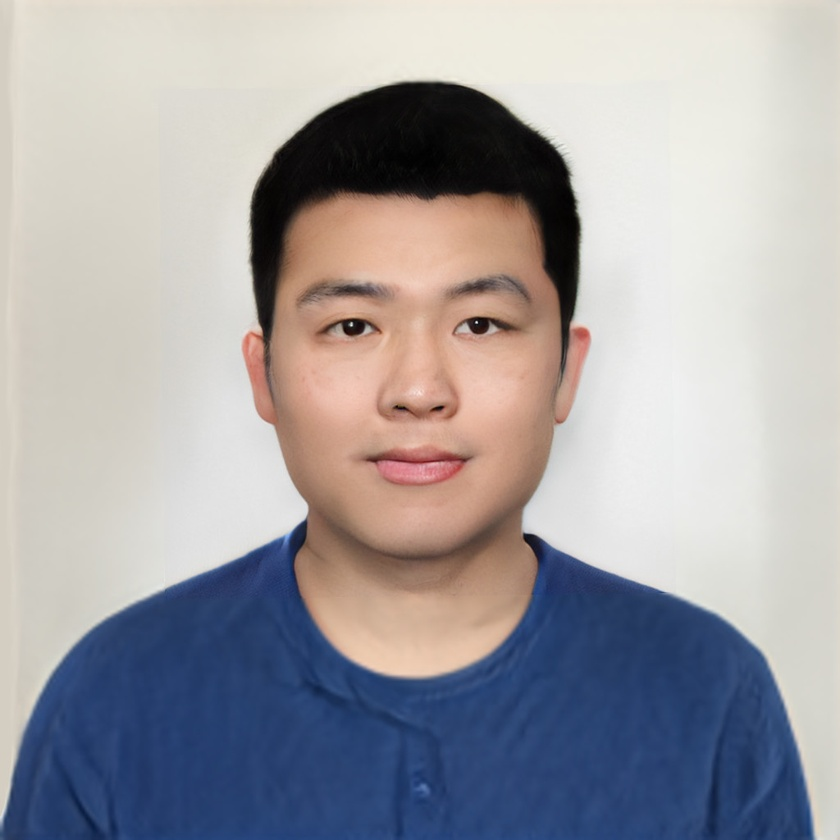
#> input picture assets/photo.jpg, 840 x 840 px, shrunk from 1024 x 1024 before the run, found by its file name
$ jupyter execute imageavrgmedian.ipynb
#> lines starting #> are read from the running program, lines starting #| are printed output that depends on the picture
[cell 1]
#Take a grayscale image and add salt and pepper noise. Write programs for following operations and observe their outputs
import cv2
import numpy as np
import matplotlib.pyplot as plt

def add_salt_and_pepper_noise(image, salt_prob, pepper_prob):
    noisy_image = image.copy()
    total_pixels = image.size
    num_salt = int(total_pixels * salt_prob)
    salt_coords = [np.random.randint(0, i - 1, num_salt) for i in image.shape]
    noisy_image[salt_coords[0], salt_coords[1]] = 255
    num_pepper = int(total_pixels * pepper_prob)
    pepper_coords = [np.random.randint(0, i - 1, num_pepper) for i in image.shape]
    noisy_image[pepper_coords[0], pepper_coords[1]] = 0
    return noisy_image

image = cv2.imread(r"D:\AP22110010458\digital-image-preprocessing\assets\photo.jpg", cv2.IMREAD_GRAYSCALE)
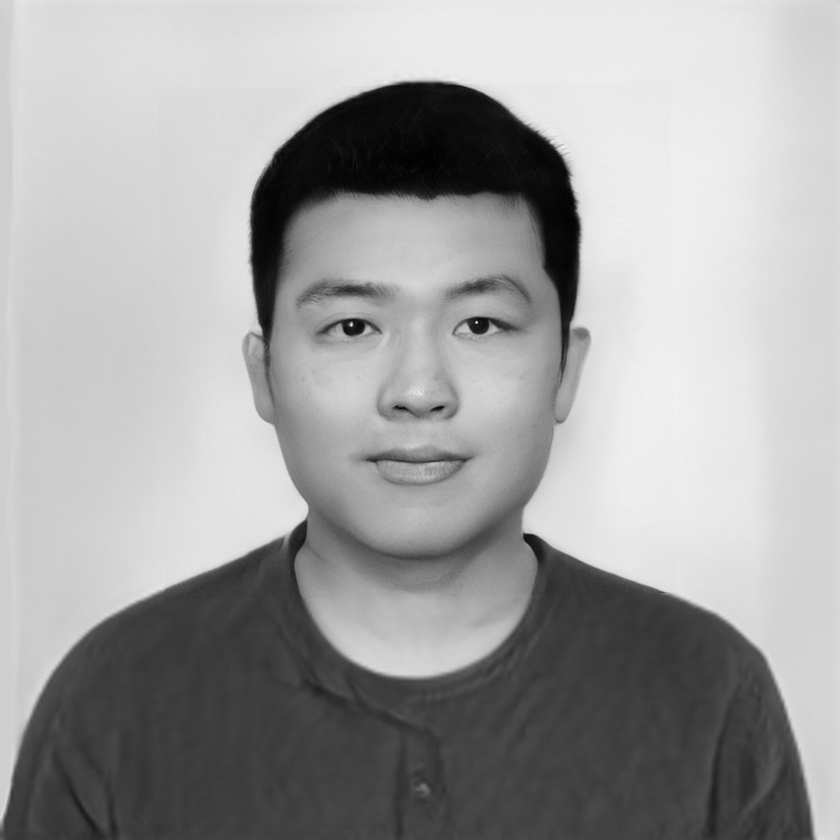
#> image: shape (840, 840); min 0, max 242, mean 160.7
noisy_image = add_salt_and_pepper_noise(image, 0.02, 0.02)
#> in add_salt_and_pepper_noise, `noisy_image[pepper_coords[0], pepper_coords[1]] = 0`:
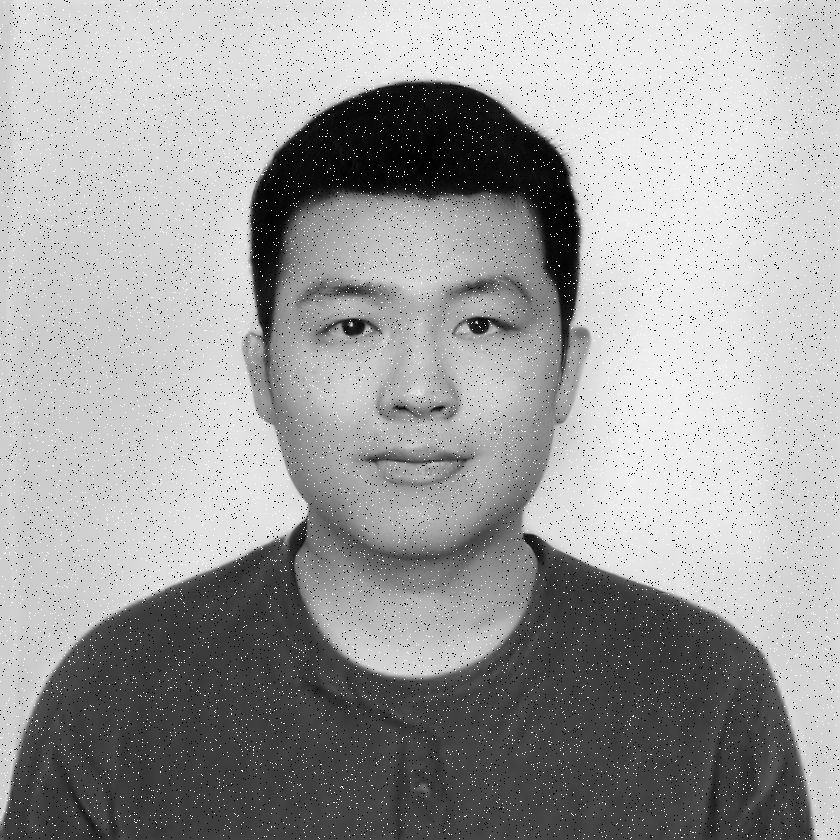
#> noisy_image: shape (840, 840); min 0, max 255, mean 159.4
#Linear smoothing or Image averaging
linear_smoothing = cv2.blur(noisy_image, (3, 3))
#Weighted averaging
weighted_averaging = cv2.GaussianBlur(noisy_image, (3, 3), 0)
#Median filtering. Compare the output quality among Image averaging and median filtering.
median_filtered = cv2.medianBlur(noisy_image, 3)

kernel = np.ones((3, 3), np.uint8)
#Max filtering
max_filtered = cv2.dilate(noisy_image, kernel)
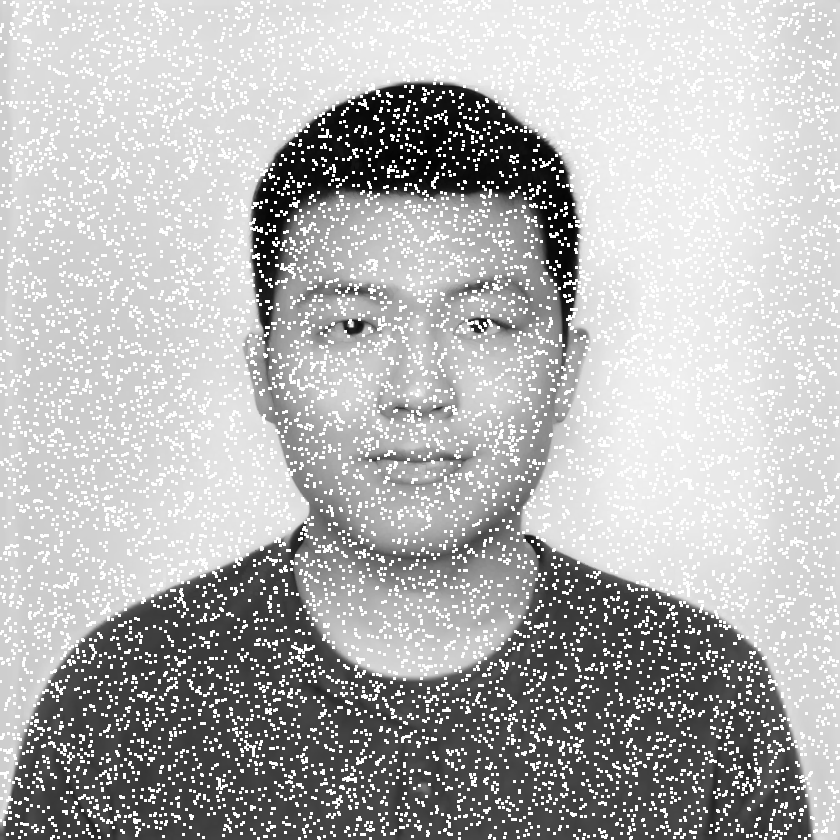
#> max_filtered: shape (840, 840); min 1, max 255, mean 177.6
#Min filtering
min_filtered = cv2.erode(noisy_image, kernel)
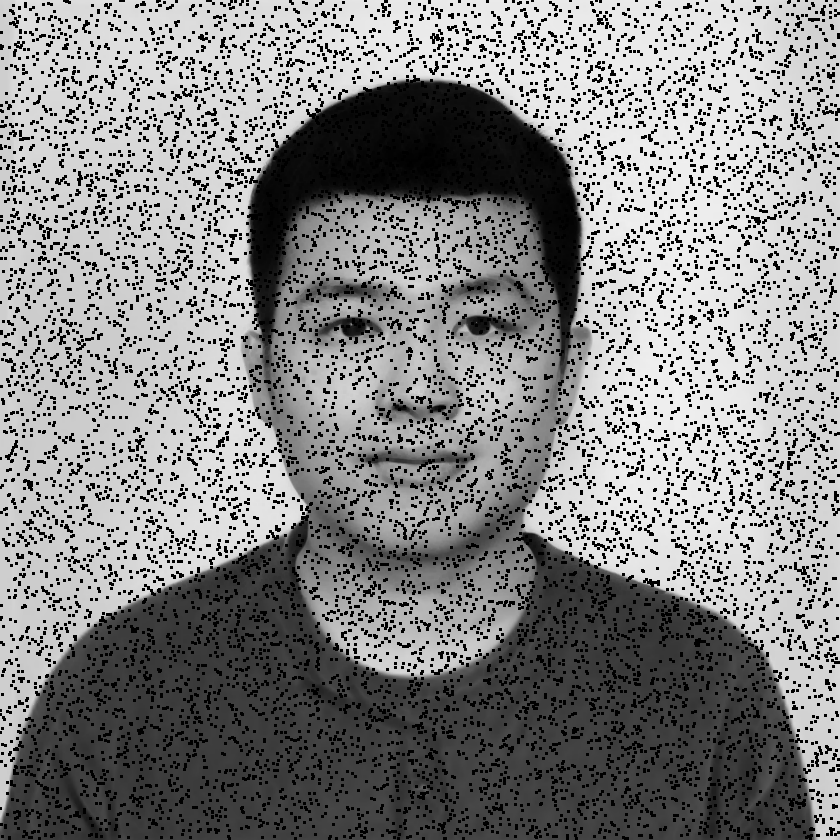
#> min_filtered: shape (840, 840); min 0, max 240, mean 132.8

plt.figure(figsize=(10, 7))
plt.subplot(2, 3, 1), plt.imshow(image, cmap='gray'), plt.title("Original Image")
plt.subplot(2, 3, 2), plt.imshow(noisy_image, cmap='gray'), plt.title("Noisy Image")
plt.subplot(2, 3, 3), plt.imshow(linear_smoothing, cmap='gray'), plt.title("Linear Smoothing")
plt.subplot(2, 3, 4), plt.imshow(weighted_averaging, cmap='gray'), plt.title("Weighted Averaging")
plt.subplot(2, 3, 5), plt.imshow(median_filtered, cmap='gray'), plt.title("Median Filtering")
plt.subplot(2, 3, 6), plt.imshow(max_filtered, cmap='gray'), plt.title("Max Filtering")
plt.tight_layout()
plt.show()
